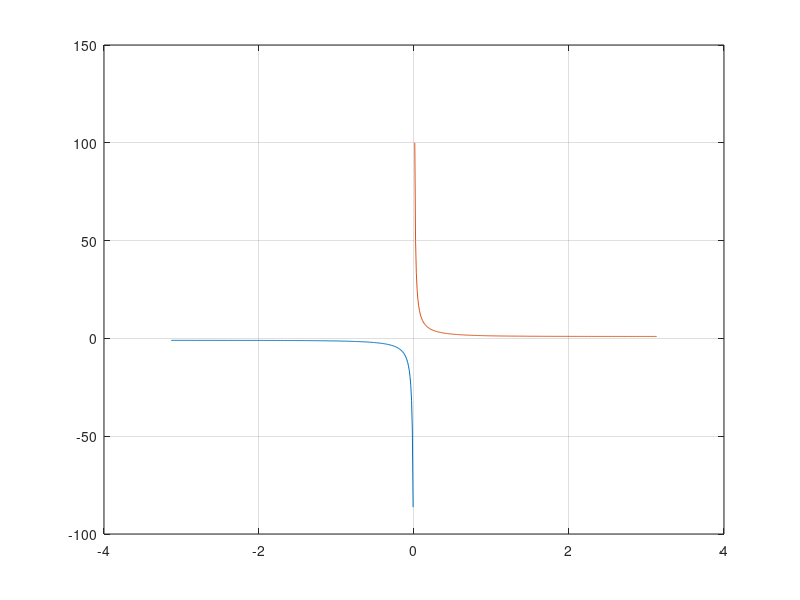

MATLAB code to generate this figure:
% Regression test function (black box) for coth
% This function is autogenerated by helpgen.py
function bbtest_success = bbtest_mathfunctions_coth
  bbtest_success = 1;
NumErrors = 0;
try
  x1 = -pi+.01:.01:-.01;
catch
  NumErrors = NumErrors + 1;
end
try
  x2 = .01:.01:pi-.01;
catch
  NumErrors = NumErrors + 1;
end
try
  plot(x1,coth(x1),x2,coth(x2)); grid('on');
catch
  NumErrors = NumErrors + 1;
end
try
  mprint('cothplot');
catch
  NumErrors = NumErrors + 1;
end
if (NumErrors ~= 0) bbtest_success = 0; return; end
